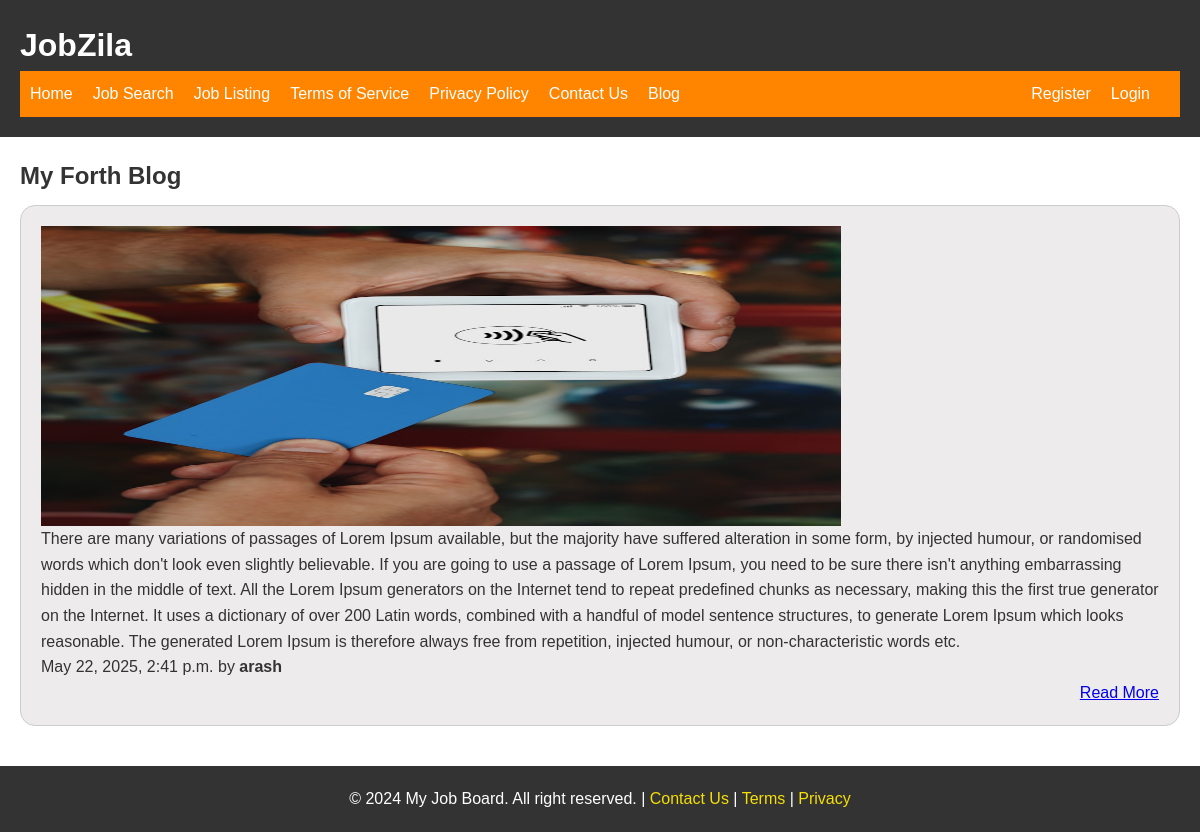
/blog/my-forth-blog, run on the app's committed database.
### blog/models.py (models this page shows, shortened)
class Blog(models.Model):
    title = models.CharField(max_length=255)
    body = models.TextField()
    slug = models.SlugField()
    link = models.URLField()
    date = models.DateTimeField(auto_now_add=True)
    author = models.ForeignKey(User, on_delete=models.CASCADE, default="Admin")
    banner = models.ImageField(default="default.jpg", blank=True, null=True)

### blog/views.py (the view)
# urls.py: path("<slug:slug>", views.blog_page, name="blogpage"),
def blog_page(request, slug):
    blog = Blog.objects.get(slug=slug)
    return render(request, "blogs_details.html", {"blog": blog})

### blog/templates/blogs_details.html (shortened to what this page needs)
{% extends 'sharedpage.html'%}
{% block main %}
    <main>
        <section id="joblist-section">
            <h2>{{blog.title}}</h2>
            <div class="joblisting-div">
                 <div class="job-listing">
                    <img class="banner" src="{{blog.banner.url}}"  alt='{{blog.title}}'  width=300 height=300 alt="">
                    <p>{{blog.body}}</p>
                    <p> {{blog.date}} by <strong>{{blog.author}}</strong>  </p>
                    <p class="learn-more"><a href="#">Read More</a></p>
                </div>
            </div>
        </section>
    </main>
{% endblock main %}

### static/css/styles.css (style rules this page uses)
* { margin:0; padding:0; }
body { font-family: Arial, Helvetica, sans-serif; font-size: 16px; line-height: 1.6; color: #333; }
#joblist-section { padding: 20px; }
#joblist-section h2 { margin-bottom: 10px; }
.job-listing { margin-bottom: 20px; border: 1px solid #ccc; padding: 20px; border-radius: 15px; background-color: #edebeb; }
.learn-more { text-align: right; }
.banner { display: block; width: 100%; max-width: 800px; }

### data on the page
Blog: title "My Forth Blog", banner (picture), body "There are many variations of passages of Lorem Ipsum available, but the majority have suffered alteration in some form, by injected humour, or randomised words which don't look even slightly believable. If you are going to use a passage of Lorem Ipsum, you need to be sure there isn't anything embarrassing hidden in the middle of text. All the Lorem Ipsum generators on the Internet tend to repeat predefined chunks as necessary, making this the first true generator on the Internet. It uses a dictionary of over 200 Latin words, combined with a handful of model sentence structures, to generate Lorem Ipsum which looks reasonable. The generated Lorem Ipsum is therefore always free from…", date "May 22, 2025, 2:41 p.m.", author "arash"
